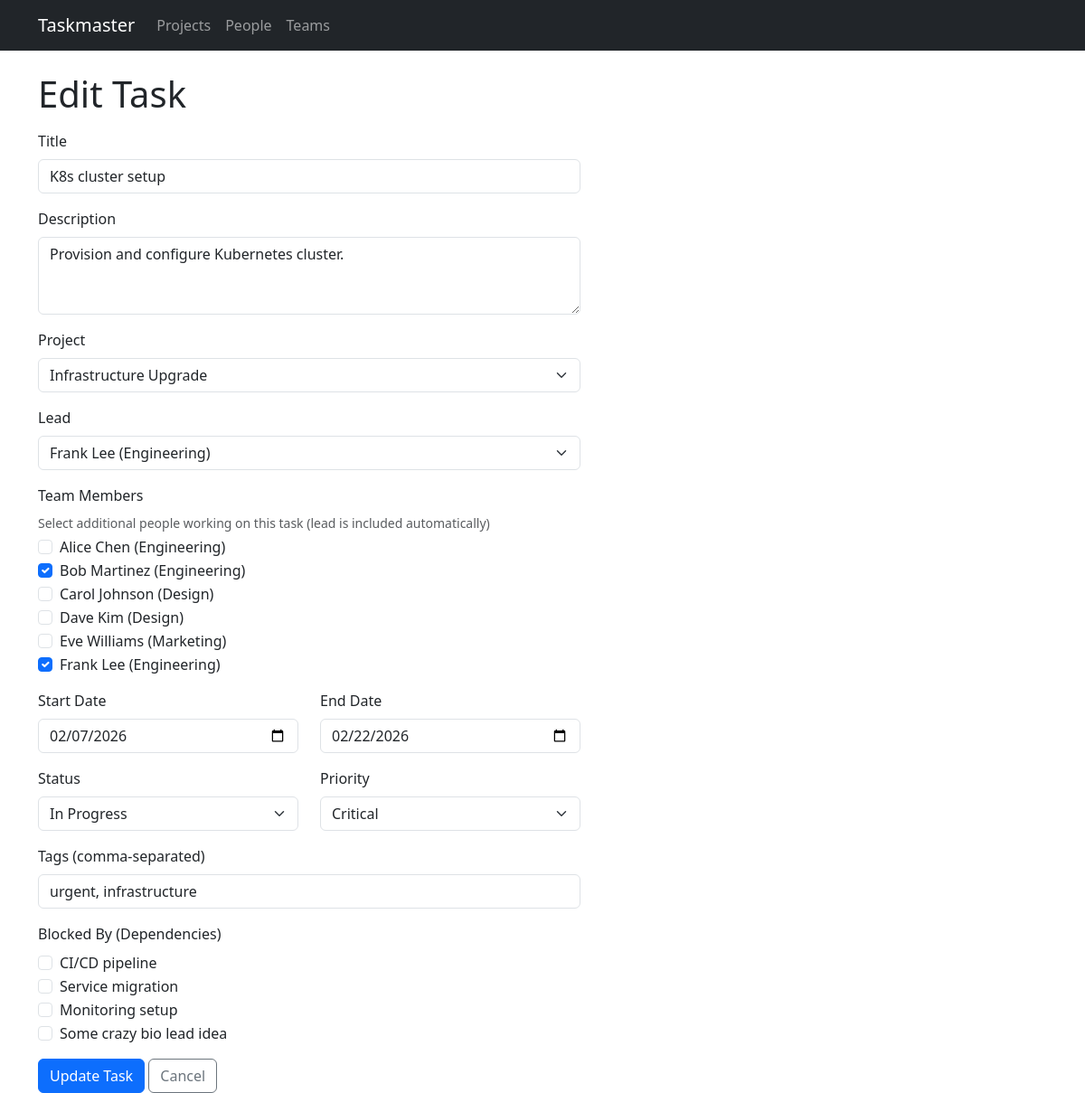
The app's page /tasks/15/edit, older data.
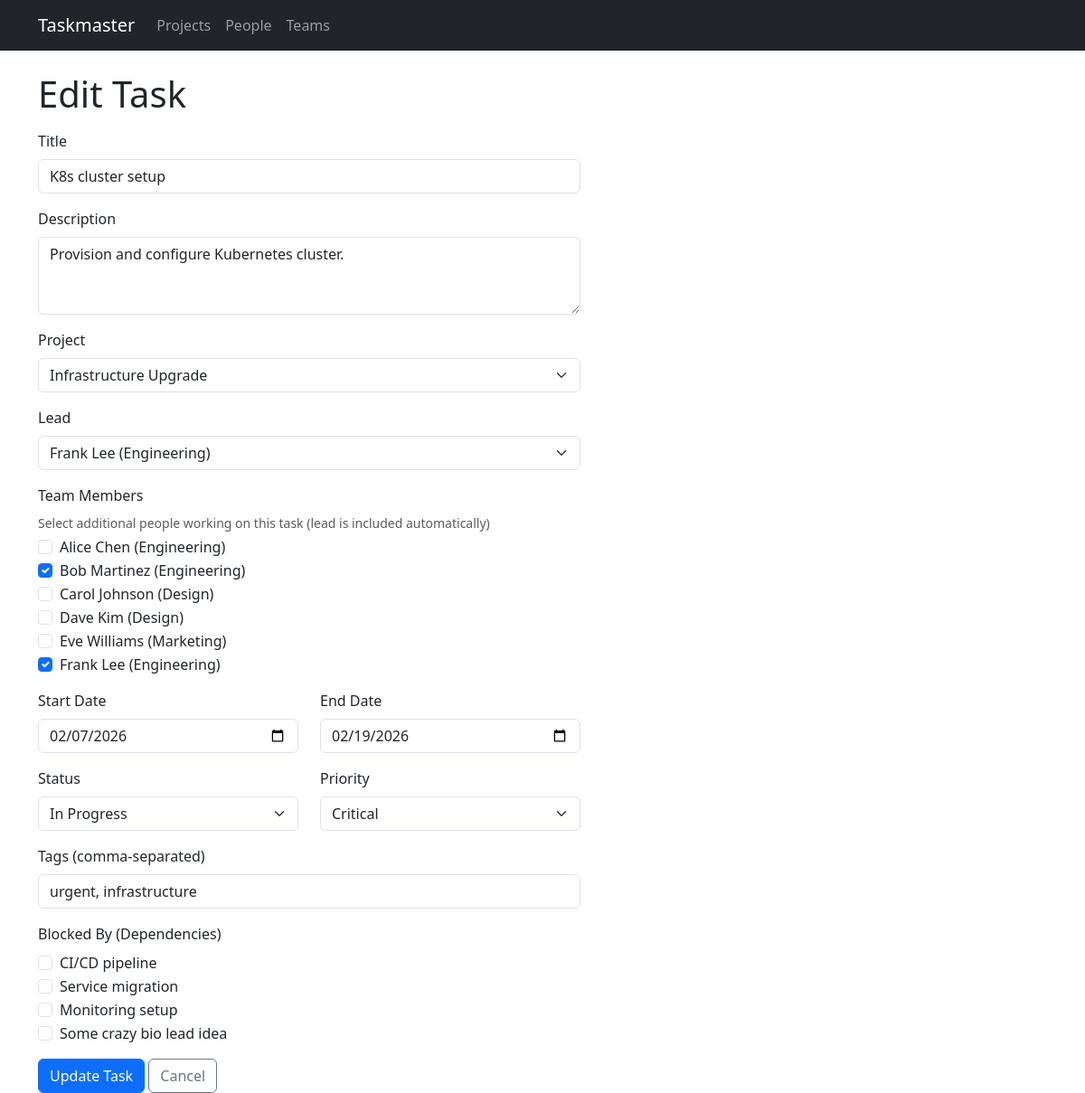
The same page, newer data.
### models.py (models this page shows, shortened)
class Task(db.Model):
    id = db.Column(db.Integer, primary_key=True)
    title = db.Column(db.String(200), nullable=False)
    description = db.Column(db.Text)
    project_id = db.Column(db.Integer, db.ForeignKey('project.id'), nullable=False)
    start_date = db.Column(db.Date, nullable=False)
    end_date = db.Column(db.Date, nullable=False)
    status = db.Column(db.String(20), default='todo')  # todo, in_progress, done
    priority = db.Column(db.String(20), default='medium')  # low, medium, high, critical
    assignments = db.relationship('TaskAssignment', backref='task', lazy=True,
                                   cascade='all, delete-orphan')
    tags = db.relationship('Tag', secondary=task_tags, backref=db.backref('tasks', lazy=True))
    status_updates = db.relationship('StatusUpdate', backref='task', lazy=True,
                                     order_by='StatusUpdate.created_at.desc()',
                                     cascade='all, delete-orphan')
    dependencies = db.relationship(
        'Task',
        secondary='task_dependency',
        primaryjoin='Task.id == TaskDependency.task_id',
        secondaryjoin='Task.id == TaskDependency.depends_on_id',
        backref=db.backref('dependents', lazy=True),
        lazy=True,
    )
    @property
    def lead(self):
        for a in self.assignments:
            if a.is_lead:
                return a.person
        return None
    @property
    def assignees(self):
        return [a.person for a in self.assignments]

### routes/tasks.py (the view, shortened to what this page needs)
@bp.route('/tasks/<int:id>/edit', methods=['GET', 'POST'])
def edit_task(id):
    task = Task.query.get_or_404(id)
    projects = Project.query.order_by(Project.name).all()
    people = Person.query.order_by(Person.name).all()
    available_deps = Task.query.filter(
        Task.project_id == task.project_id, Task.id != task.id
    ).all()
    return render_template('tasks/form.html', task=task, projects=projects,
                           people=people, project_id=task.project_id,
                           available_deps=available_deps)

### templates/tasks/form.html (shortened to what the changed rows need)
{% extends "base.html" %}
{% block content %}
<h1>{{ 'Edit' if task else 'New' }} Task</h1>
<form method="post" class="mt-3" style="max-width: 600px;">
    <div class="mb-3">
        <label for="title" class="form-label">Title</label>
        <input type="text" class="form-control" id="title" name="title"
               value="{{ task.title if task else '' }}" required>
    </div>
    <div class="mb-3">
        <label for="description" class="form-label">Description</label>
        <textarea class="form-control" id="description" name="description" rows="3">{{ task.description if task else '' }}</textarea>
    </div>
    <div class="row">
        <div class="col-md-6 mb-3">
            <label for="start_date" class="form-label">Start Date</label>
            <input type="date" class="form-control" id="start_date" name="start_date"
                   value="{{ task.start_date if task else '' }}" required>
        </div>
        <div class="col-md-6 mb-3">
            <label for="end_date" class="form-label">End Date</label>
            <input type="date" class="form-control" id="end_date" name="end_date"
                   value="{{ task.end_date if task else '' }}" required>
        </div>
    </div>
</form>
{% endblock %}

Row changes from the older to the newer data that the page shows:
changed Task "K8s cluster setup": end_date "02/22/2026" → "02/19/2026"
